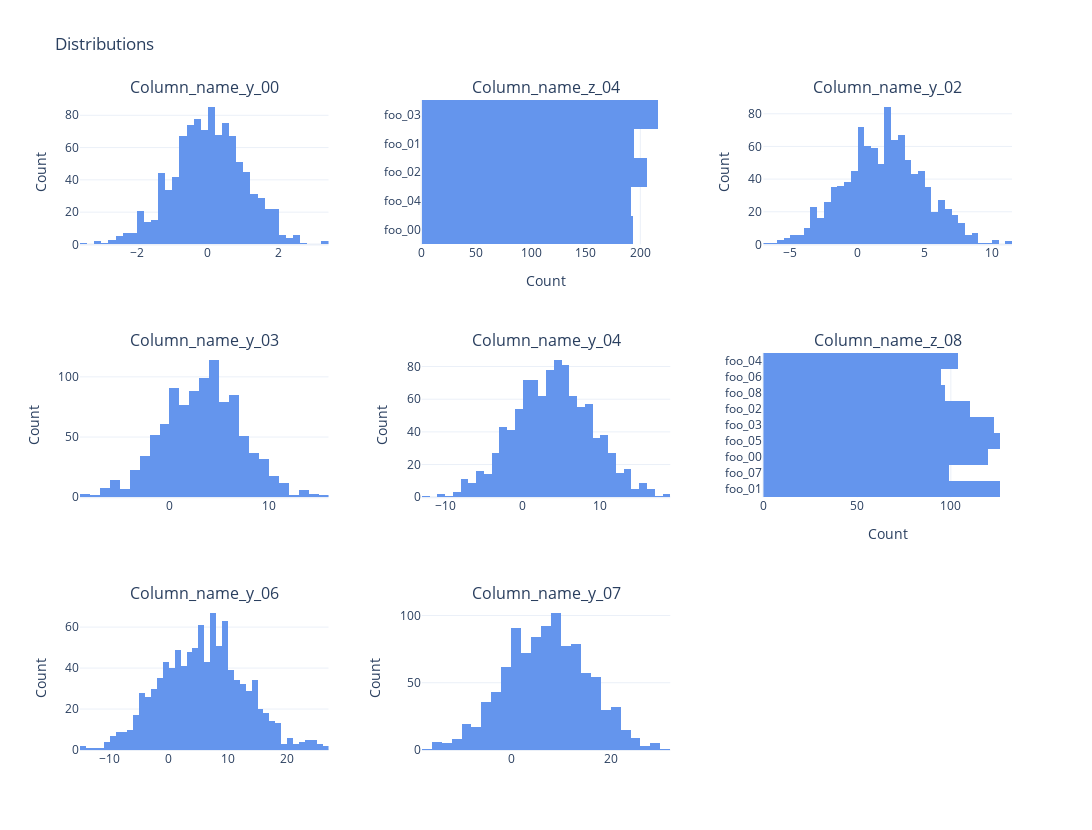

The notebook cell this image was saved under:
### Code cell
# Distribution plot of a set of variables

d_plot = d_plot
col_names = [
    "column_name_y_00",
    "column_name_z_04",
    "column_name_y_02",
    "column_name_y_03",
    "column_name_y_04",
    "column_name_z_08",
    "column_name_y_06",
    "column_name_y_07",
]
n_plots = len(col_names)
n_plot_cols = 3
n_plot_rows = math.ceil(n_plots / n_plot_cols)

fig = subplots.make_subplots(
    rows=n_plot_rows,
    cols=n_plot_cols,
    subplot_titles=[c.capitalize() for c in col_names],
    horizontal_spacing=0.1,
)
for i, val_name in enumerate(col_names):
    fig.add_trace(
        go.Histogram(
            x=None if d_plot[val_name].dtype == "object" else d_plot[val_name],
            y=d_plot[val_name] if d_plot[val_name].dtype == "object" else None,
            name="",
            nbinsx=None,
            xbins=dict(size=None, start=None, end=None),
            marker=dict(color="cornflowerblue"),
        ),
        row=1 + i // n_plot_cols,
        col=1 + i % n_plot_cols,
    )
    if d_plot[val_name].dtype == "object":
        fig.update_xaxes(
            title_text="Count", row=1 + i // n_plot_cols, col=1 + i % n_plot_cols
        )
    else:
        fig.update_yaxes(
            title_text="Count", row=1 + i // n_plot_cols, col=1 + i % n_plot_cols
        )
fig.update_traces(hovertemplate="%{x}<br>%{y}")
fig.update_layout(
    template="plotly_white",
    width=1200,
    height=80 + 250 * n_plot_rows,
    title="Distributions",
    showlegend=False,
)

### Figure 1 — Plotly figure (JSON) as saved in the notebook; plotly's stock layout.template omitted (floating-point values rounded to 4 significant figures; data arrays with more than 128 entries replaced by an {"elided": "..."} marker saying what was removed)
{"data": [{"hovertemplate": "%{x}<br>%{y}", "marker": {"color": "cornflowerblue"}, "name": "", "type": "histogram", "x": {"elided": "1000 float values"}, "xaxis": "x", "yaxis": "y"}, {"hovertemplate": "%{x}<br>%{y}", "marker": {"color": "cornflowerblue"}, "name": "", "type": "histogram", "xaxis": "x2", "y": {"elided": "1000 str values"}, "yaxis": "y2"}, {"hovertemplate": "%{x}<br>%{y}", "marker": {"color": "cornflowerblue"}, "name": "", "type": "histogram", "x": {"elided": "1000 float values"}, "xaxis": "x3", "yaxis": "y3"}, {"hovertemplate": "%{x}<br>%{y}", "marker": {"color": "cornflowerblue"}, "name": "", "type": "histogram", "x": {"elided": "1000 float values"}, "xaxis": "x4", "yaxis": "y4"}, {"hovertemplate": "%{x}<br>%{y}", "marker": {"color": "cornflowerblue"}, "name": "", "type": "histogram", "x": {"elided": "1000 float values"}, "xaxis": "x5", "yaxis": "y5"}, {"hovertemplate": "%{x}<br>%{y}", "marker": {"color": "cornflowerblue"}, "name": "", "type": "histogram", "xaxis": "x6", "y": {"elided": "1000 str values"}, "yaxis": "y6"}, {"hovertemplate": "%{x}<br>%{y}", "marker": {"color": "cornflowerblue"}, "name": "", "type": "histogram", "x": {"elided": "1000 float values"}, "xaxis": "x7", "yaxis": "y7"}, {"hovertemplate": "%{x}<br>%{y}", "marker": {"color": "cornflowerblue"}, "name": "", "type": "histogram", "x": {"elided": "1000 float values"}, "xaxis": "x8", "yaxis": "y8"}], "layout": {"annotations": [{"font": {"size": 16}, "showarrow": false, "text": "Column_name_y_00", "x": 0.1333, "xanchor": "center", "xref": "paper", "y": 1, "yanchor": "bottom", "yref": "paper"}, {"font": {"size": 16}, "showarrow": false, "text": "Column_name_z_04", "x": 0.5, "xanchor": "center", "xref": "paper", "y": 1, "yanchor": "bottom", "yref": "paper"}, {"font": {"size": 16}, "showarrow": false, "text": "Column_name_y_02", "x": 0.8667, "xanchor": "center", "xref": "paper", "y": 1, "yanchor": "bottom", "yref": "paper"}, {"font": {"size": 16}, "showarrow": false, "text": "Column_name_y_03", "x": 0.1333, "xanchor": "center", "xref": "paper", "y": 0.6111, "yanchor": "bottom", "yref": "paper"}, {"font": {"size": 16}, "showarrow": false, "text": "Column_name_y_04", "x": 0.5, "xanchor": "center", "xref": "paper", "y": 0.6111, "yanchor": "bottom", "yref": "paper"}, {"font": {"size": 16}, "showarrow": false, "text": "Column_name_z_08", "x": 0.8667, "xanchor": "center", "xref": "paper", "y": 0.6111, "yanchor": "bottom", "yref": "paper"}, {"font": {"size": 16}, "showarrow": false, "text": "Column_name_y_06", "x": 0.1333, "xanchor": "center", "xref": "paper", "y": 0.2222, "yanchor": "bottom", "yref": "paper"}, {"font": {"size": 16}, "showarrow": false, "text": "Column_name_y_07", "x": 0.5, "xanchor": "center", "xref": "paper", "y": 0.2222, "yanchor": "bottom", "yref": "paper"}], "height": 830, "showlegend": false, "title": {"text": "Distributions"}, "width": 1200, "xaxis": {"anchor": "y", "domain": [0, 0.2667]}, "xaxis2": {"anchor": "y2", "domain": [0.3667, 0.6333], "title": {"text": "Count"}}, "xaxis3": {"anchor": "y3", "domain": [0.7333, 1]}, "xaxis4": {"anchor": "y4", "domain": [0, 0.2667]}, "xaxis5": {"anchor": "y5", "domain": [0.3667, 0.6333]}, "xaxis6": {"anchor": "y6", "domain": [0.7333, 1], "title": {"text": "Count"}}, "xaxis7": {"anchor": "y7", "domain": [0, 0.2667]}, "xaxis8": {"anchor": "y8", "domain": [0.3667, 0.6333]}, "xaxis9": {"anchor": "y9", "domain": [0.7333, 1]}, "yaxis": {"anchor": "x", "domain": [0.7778, 1], "title": {"text": "Count"}}, "yaxis2": {"anchor": "x2", "domain": [0.7778, 1]}, "yaxis3": {"anchor": "x3", "domain": [0.7778, 1], "title": {"text": "Count"}}, "yaxis4": {"anchor": "x4", "domain": [0.3889, 0.6111], "title": {"text": "Count"}}, "yaxis5": {"anchor": "x5", "domain": [0.3889, 0.6111], "title": {"text": "Count"}}, "yaxis6": {"anchor": "x6", "domain": [0.3889, 0.6111]}, "yaxis7": {"anchor": "x7", "domain": [0, 0.2222], "title": {"text": "Count"}}, "yaxis8": {"anchor": "x8", "domain": [0, 0.2222], "title": {"text": "Count"}}, "yaxis9": {"anchor": "x9", "domain": [0, 0.2222]}}}
